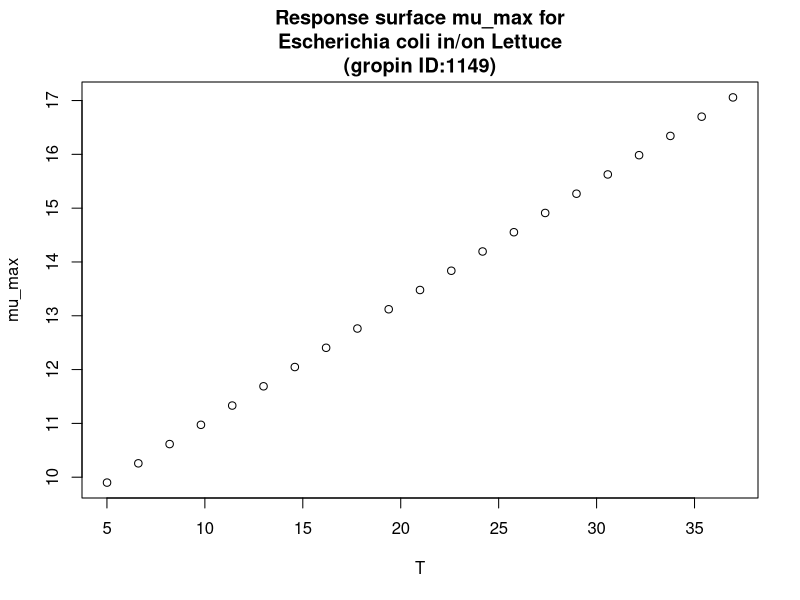

This chart was generated by the following R code:
#############################
# start of Parameter script
#############################
T <- seq(5.005,36.963036963037,length.out=21)
#############################
# end of Parameter script
#############################
############################# 
# start of Model script Gropin ID 1149 
#############################
 
# constant coefficients for this model
 
variables <- data.frame(T)
argumentsPar <- expand.grid(variables)
 
# heart of the model
response_surface <- function(T) {
   mumax <-0.224*(T+39.19)

return(mumax=mumax)
} 

# output parameters
mumax <- cbind(argumentsPar,response_surface(argumentsPar['T']))
colnames(mumax) <- c(colnames(argumentsPar),'mumax')
#############################
# End of Model script
#############################
############################# 
# start of Visualisation script Gropin ID 1149 
#############################
plot(T,mumax$mumax,
                          xlab='T',
                          ylab='mu_max',main='Response surface mu_max for
Escherichia coli in/on Lettuce
(gropin ID:1149)')
#############################
# End of Visualisation script
#############################
